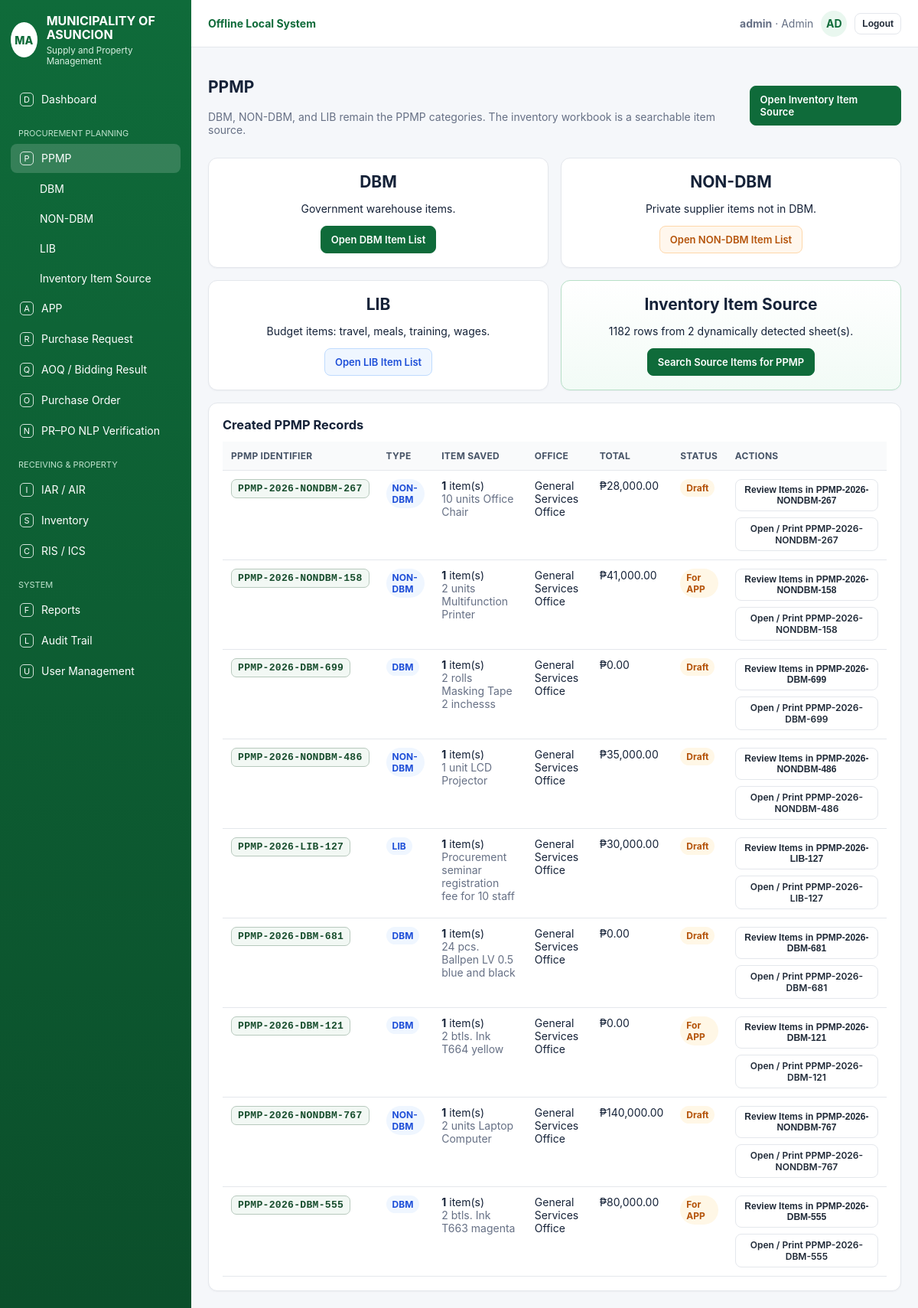
Page /ppmp (signed in) on the committed database.
### tables this page shows
CREATE TABLE dataset_config(
                id integer primary key check(id=1),
                filename text,
                stored_path text,
                file_hash text,
                modified_ts real,
                last_synced text,
                sheet_count integer default 0,
                row_count integer default 0,
                model_version text,
                status text,
                last_error text
            );

CREATE TABLE ppmp(id integer primary key, no text, type text, office text, year integer, status text, created_at text, items text, total real, source_dataset_record_id integer, anomaly_score real, anomaly_label text, anomaly_reasons text, anomaly_review_status text, anomaly_model_version text);

### app.py (the view)
@app.route('/ppmp')
def ppmp_home():
    raw_rows=q('select * from ppmp order by id desc')
    rows=[]
    for r in raw_rows:
        d=dict(r)
        d['item_count']=item_count_from_json(d.get('items'))
        d['item_preview']=item_preview_from_json(d.get('items'), limit=2)
        d['items_list']=parse_items(d.get('items'))
        rows.append(d)
    dataset_status = get_inventory_dataset_status(DB_PATH)
    return render_template('ppmp_home.html', active='ppmp', rows=rows, dataset_status=dataset_status, title='PPMP')

### app.py (called while the page is built)
def conn():
    con = sqlite3.connect(DB_PATH)
    con.row_factory = sqlite3.Row
    return con

def q(sql, params=(), one=False):
    con = conn(); cur = con.execute(sql, params); rows = cur.fetchall(); con.close(); return rows[0] if one and rows else rows

def to_float(v):
    try:
        if v is None or v == '':
            return 0.0
        if isinstance(v, (int, float)):
            return float(v)
        cleaned = str(v).replace('₱', '').replace(',', '').strip()
        return float(cleaned or 0)
    except Exception:
        return 0.0

def money(v):
    return '₱{:,.2f}'.format(to_float(v))

def item_count_from_json(items_json):
    return len(parse_items(items_json))

def item_preview_from_json(items_json, limit=3):
    names = []
    for it in parse_items(items_json):
        names.append(str(it.get('Item Name') or it.get('Item Description') or it.get('General Description and Objective of the Project to be Procured') or 'Item'))
    if len(names) > limit:
        return ', '.join(names[:limit]) + f' + {len(names) - limit} more'
    return ', '.join(names)

def parse_items(items_json):
    try: return json.loads(items_json or '[]')
    except: return []

@app.before_request
def ensure():
    global _DATABASE_READY
    if not _DATABASE_READY:
        init_db()
        _DATABASE_READY = True
    allowed = {'login', 'static'}
    if request.endpoint in allowed:
        return None
    if not session.get('logged_in'):
        return redirect(url_for('login'))
    return None

@app.after_request
def add_no_cache_headers(response):
    response.headers['Cache-Control'] = 'no-store, no-cache, must-revalidate, max-age=0'
    response.headers['Pragma'] = 'no-cache'
    response.headers['Expires'] = '0'
    return response

### inventory_dataset.py (called while the page is built)
def get_status(db_path: str) -> Dict[str, Any]:
    ensure_schema(db_path)
    con = sqlite3.connect(db_path)
    con.row_factory = sqlite3.Row
    try:
        config = con.execute("select * from dataset_config where id=1").fetchone()
        sheet_rows = con.execute("select * from dataset_sheets where active=1 order by sheet_name collate nocase").fetchall()
        return {"config": dict(config) if config else None, "sheets": [dict(r) for r in sheet_rows]}
    finally:
        con.close()

### templates/ppmp_home.html (shortened to what this page needs)
{% extends 'base.html' %}
{% block content %}
<div class="toolbar"><div><h2>PPMP</h2><p class="muted">DBM, NON-DBM, and LIB remain the PPMP categories. The inventory workbook is a searchable item source.</p></div><a class="btn primary" href="/ppmp/dataset">Open Inventory Item Source</a></div>
<div class="grid grid-4"><div class="card center"><h2>DBM</h2><p>Government warehouse items.</p><a class="btn primary" href="/ppmp/DBM">Open DBM Item List</a></div><div class="card center"><h2>NON-DBM</h2><p>Private supplier items not in DBM.</p><a class="btn orange" href="/ppmp/NON-DBM">Open NON-DBM Item List</a></div><div class="card center"><h2>LIB</h2><p>Budget items: travel, meals, training, wages.</p><a class="btn blue" href="/ppmp/LIB">Open LIB Item List</a></div><div class="card center dataset-source-card"><h2>Inventory Item Source</h2><p>{{dataset_status.config.row_count if dataset_status.config else 0}} rows from {{dataset_status.config.sheet_count if dataset_status.config else 0}} dynamically detected sheet(s).</p><a class="btn primary" href="/ppmp/dataset">Search Source Items for PPMP</a></div></div>
<div class="card" style="margin-top:16px"><h3>Created PPMP Records</h3><table class="table"><tr><th>PPMP Identifier</th><th>Type</th><th>Item Saved</th><th>Office</th><th>Total</th><th>Status</th><th>Actions</th></tr>{% for r in rows %}<tr><td><span class="id-chip">{{r.no}}</span></td><td><span class="badge info">{{r.type}}</span></td><td><b>{{r.item_count}}</b> item(s)<br><span class="muted">{{r.item_preview}}</span></td><td>{{r.office}}</td><td>{{r.total|money}}</td><td><span class="badge warn">{{r.status}}</span></td><td class="actions ppmp-action-stack"><button type="button" class="btn small" onclick='openSavedPPMP({{r.id}}, {{r.items_list|tojson}})'>Review Items in {{r.no}}</button><a class="btn small" href="/ppmp/{{r.id}}/print">Open / Print {{r.no}}</a></td></tr>{% endfor %}</table></div>
{% endblock %}

### templates/base.html (shortened to what this page needs)
<!doctype html>
<html lang="en">
<head>
    <link rel="stylesheet" href="{{ url_for('static', filename='css/style.css') }}">
</head>
<body>
<div class="app">
    <aside class="sidebar">
        <div class="brand">
            <div class="seal">MA</div>
            <div><h1>MUNICIPALITY OF ASUNCION</h1><small>Supply and Property Management</small></div>
        </div>
        <nav class="nav">
            <a class="{{ 'active' if active=='dashboard' }}" href="{{ url_for('dashboard') }}"><span class="ico">D</span>Dashboard</a>
            <div class="nav-title">PROCUREMENT PLANNING</div>
            <a class="{{ 'active' if active=='ppmp' }}" href="{{ url_for('ppmp_home') }}"><span class="ico">P</span>PPMP</a>
            <div class="sub">
                <a href="{{ url_for('ppmp_type', ptype='DBM') }}">DBM</a>
                <a href="{{ url_for('ppmp_type', ptype='NON-DBM') }}">NON-DBM</a>
                <a href="{{ url_for('ppmp_type', ptype='LIB') }}">LIB</a>
                <a href="{{ url_for('ppmp_dataset') }}">Inventory Item Source</a>
            </div>
            <a class="{{ 'active' if active=='app' }}" href="{{ url_for('app_plan') }}"><span class="ico">A</span>APP</a>
            <a class="{{ 'active' if active=='pr' }}" href="{{ url_for('pr') }}"><span class="ico">R</span>Purchase Request</a>
            <a class="{{ 'active' if active=='aoq' }}" href="{{ url_for('aoq') }}"><span class="ico">Q</span>AOQ / Bidding Result</a>
            <a class="{{ 'active' if active=='po' }}" href="{{ url_for('po') }}"><span class="ico">O</span>Purchase Order</a>
            <a class="{{ 'active' if active=='nlp' }}" href="{{ url_for('nlp') }}"><span class="ico">N</span>PR–PO NLP Verification</a>
            <div class="nav-title">RECEIVING & PROPERTY</div>
            <a class="{{ 'active' if active=='iar' }}" href="{{ url_for('iar') }}"><span class="ico">I</span>IAR / AIR</a>
            <a class="{{ 'active' if active=='inventory' }}" href="{{ url_for('inventory') }}"><span class="ico">S</span>Inventory</a>
            <a class="{{ 'active' if active=='ris' }}" href="{{ url_for('ris_ics') }}"><span class="ico">C</span>RIS / ICS</a>
            <div class="nav-title">SYSTEM</div>
            <a class="{{ 'active' if active=='reports' }}" href="{{ url_for('reports') }}"><span class="ico">F</span>Reports</a>
            <a class="{{ 'active' if active=='audit' }}" href="{{ url_for('audit') }}"><span class="ico">L</span>Audit Trail</a>
            {% if session.get('role') == 'Admin' %}
            <a class="{{ 'active' if active=='users' }}" href="{{ url_for('users') }}"><span class="ico">U</span>User Management</a>
            {% endif %}
        </nav>
    </aside>
    <main class="main">
        <header class="topbar">
            <div class="top-title">Offline Local System</div>
            <div class="user">
                <span class="muted"><b>{{ session.get('username','admin') }}</b> · {{ session.get('role','Staff') }}</span>
                <div class="avatar">{{ session.get('username','A')[:2]|upper }}</div>
                <button type="button" class="btn small" id="logoutOpenBtn">Logout</button>
            </div>
        </header>
        <section class="content">
            {% block content %}{% endblock %}
        </section>
    </main>
</div>
</body>
</html>

### static/css/style.css (style rules this page uses)
:root { --green: #0f6b3a; --green2: #0b4f2b; --green3: #e9f7ef; --line: #e4e7ec; --muted: #667085; --text: #152238; --bg: #f5f7fa; --red: #dc3545; --orange: #f59e0b; --blue: #2563eb; --purple: #6d28d9 }
* { box-sizing: border-box }
body { margin: 0; font-family: Inter, Segoe UI, Arial, sans-serif; background: var(--bg); color: var(--text); font-size: 14px }
.app { display: flex; min-height: 100vh }
.sidebar { width: 250px; background: linear-gradient(180deg, var(--green), var(--green2)); color: #fff; position: fixed; top: 0; bottom: 0; left: 0; padding: 18px 14px; overflow: auto }
.brand { display: flex; gap: 12px; align-items: center; margin-bottom: 24px }
.seal { width: 46px; height: 46px; border-radius: 50%; background: #fff; color: var(--green); display: grid; place-items: center; font-weight: 800 }
.brand h1 { font-size: 16px; line-height: 1.15; margin: 0 }
.brand small { display: block; margin-top: 4px; color: #d8efe2 }
.nav-title { font-size: 11px; color: #bfe3ce; margin: 18px 10px 7px }
.nav a { display: flex; align-items: center; gap: 10px; color: #fff; text-decoration: none; padding: 10px 12px; border-radius: 8px; margin: 2px 0 }
.nav a:hover, .nav a.active { background: rgba(255, 255, 255, .16) }
.ico { width: 18px; height: 18px; display: inline-grid; place-items: center; border: 1.5px solid rgba(255, 255, 255, .82); border-radius: 5px; font-size: 11px }
.sub { margin-left: 26px }
.main { margin-left: 250px; width: calc(100% - 250px) }
.topbar { height: 62px; background: #fff; border-bottom: 1px solid var(--line); display: flex; align-items: center; justify-content: space-between; padding: 0 22px; position: sticky; top: 0; z-index: 5 }
.user { display: flex; align-items: center; gap: 10px }
.avatar { width: 34px; height: 34px; border-radius: 50%; background: var(--green3); color: var(--green); display: grid; place-items: center; font-weight: 700 }
.content { padding: 22px }
.grid { display: grid; gap: 16px }
.grid-4 { grid-template-columns: repeat(4, minmax(0, 1fr)) }
.card { background: #fff; border: 1px solid var(--line); border-radius: 12px; box-shadow: 0 1px 2px rgba(16, 24, 40, .04); padding: 18px }
.card h2, .card h3 { margin: 0 0 12px }
.muted { color: var(--muted) }
.btn { display: inline-flex; align-items: center; gap: 8px; border: 1px solid var(--line); border-radius: 8px; background: #fff; color: #1f2937; padding: 9px 13px; text-decoration: none; cursor: pointer; font-weight: 600; font-size: 13px }
.btn.primary { background: var(--green); border-color: var(--green); color: #fff }
.btn.orange { background: #fff7ed; color: #b45309; border-color: #fed7aa }
.btn.blue { background: #eff6ff; color: #1d4ed8; border-color: #bfdbfe }
.btn.small { padding: 6px 9px; font-size: 12px }
.actions { display: flex; gap: 8px; flex-wrap: wrap }
.toolbar { display: flex; align-items: center; justify-content: space-between; gap: 12px; margin-bottom: 14px }
.table { width: 100%; border-collapse: collapse; background: #fff }
.table th, .table td { border-bottom: 1px solid var(--line); padding: 11px; text-align: left; vertical-align: top }
.table th { font-size: 12px; text-transform: uppercase; letter-spacing: .02em; color: #475467; background: #f9fafb }
.badge { display: inline-flex; padding: 4px 8px; border-radius: 999px; font-size: 12px; font-weight: 700 }
.warn { background: #fff7e6; color: #b45309 }
.info { background: #eff6ff; color: #1d4ed8 }
.center { text-align: center }
.dataset-source-card { border-color: #b7dfc7; background: linear-gradient(180deg, #ffffff, #f2fbf6) }
.ppmp-action-stack { min-width: 230px }
@media (max-width: 1200px) { .dataset-kpis, .grid-4 { grid-template-columns: repeat(2, minmax(0, 1fr)) } }
.id-chip { display: inline-block; max-width: 100%; padding: 4px 8px; border-radius: 7px; border: 1px solid #b7c9bd; background: #f2f8f4; color: #174d2d; font-family: ui-monospace, SFMono-Regular, Menlo, Consolas, monospace; font-size: .82rem; font-weight: 700; letter-spacing: .02em; white-space: nowrap; }
.table .actions { min-width: 190px; }
.table .actions .btn { white-space: normal; text-align: center; }
.top-title { font-weight:700;color:var(--green) }

### rows in the picture
dataset_config: config "1182", config "2"
ppmp: no "PPMP-2026-NONDBM-267", type "NON-DBM", item_count "1", item_preview "10 units Office Chair", office "General Services Office", total "₱28,000.00", status "Draft"
ppmp: no "PPMP-2026-NONDBM-158", type "NON-DBM", item_count "1", item_preview "2 units Multifunction Printer", office "General Services Office", total "₱41,000.00", status "For APP"
ppmp: no "PPMP-2026-DBM-699", type "DBM", item_count "1", item_preview "2 rolls Masking Tape 2 inchesss", office "General Services Office", total "₱0.00", status "Draft"
ppmp: no "PPMP-2026-NONDBM-486", type "NON-DBM", item_count "1", item_preview "1 unit LCD Projector", office "General Services Office", total "₱35,000.00", status "Draft"
ppmp: no "PPMP-2026-LIB-127", type "LIB", item_count "1", item_preview "Procurement seminar registration fee for 10 staff", office "General Services Office", total "₱30,000.00", status "Draft"
ppmp: no "PPMP-2026-DBM-681", type "DBM", item_count "1", item_preview "24 pcs. Ballpen LV 0.5 blue and black", office "General Services Office", total "₱0.00", status "Draft"
ppmp: no "PPMP-2026-DBM-121", type "DBM", item_count "1", item_preview "2 btls. Ink T664 yellow", office "General Services Office", total "₱0.00", status "For APP"
ppmp: no "PPMP-2026-NONDBM-767", type "NON-DBM", item_count "1", item_preview "2 units Laptop Computer", office "General Services Office", total "₱140,000.00", status "Draft"
ppmp: no "PPMP-2026-DBM-555", type "DBM", item_count "1", item_preview "2 btls. Ink T663 magenta", office "General Services Office", total "₱80,000.00", status "For APP"

### other values in the picture
{{ session.get('username','admin') }} "admin"
{{ session.get('role','Staff') }} "Admin"
{{ session.get('username','A')[:2]|upper }} "AD"
